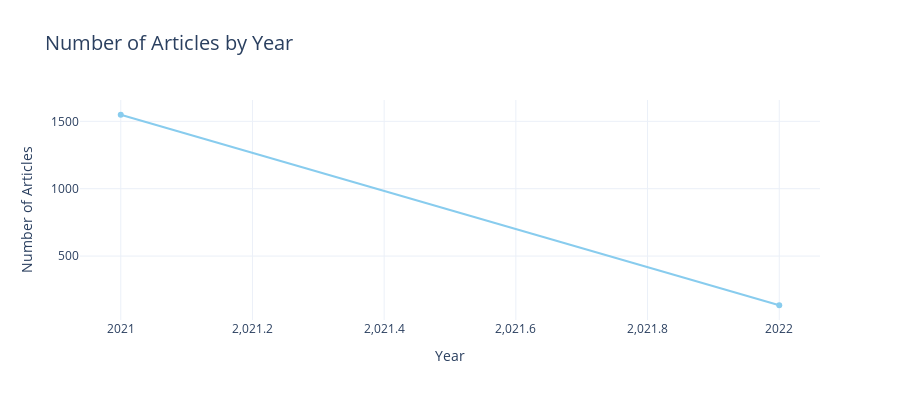

Here is the notebook cell this chart was saved with:
### Code cell
# Articles over time
articles_over_time = df_temporal.groupby('year').size().reset_index(name='count')

fig = px.line(
    articles_over_time,
    x='year',
    y='count',
    title='Number of Articles by Year',
    markers=True,
    color_discrete_sequence=[COLORS[0]]
)

fig.update_layout(
    xaxis_title='Year',
    yaxis_title='Number of Articles',
    height=400,
    title_font_size=20
)

fig.show()

### Figure 1 — Plotly figure (JSON) as saved in the notebook; plotly's stock layout.template omitted (floating-point values rounded to 4 significant figures)
{"data": [{"hovertemplate": "year=%{x}<br>count=%{y}<extra></extra>", "legendgroup": "", "line": {"color": "rgb(136, 204, 238)", "dash": "solid"}, "marker": {"symbol": "circle"}, "mode": "lines+markers", "name": "", "orientation": "v", "showlegend": false, "type": "scatter", "x": [2021.0, 2022.0], "xaxis": "x", "y": [1549, 135], "yaxis": "y"}], "layout": {"height": 400, "legend": {"tracegroupgap": 0}, "title": {"font": {"size": 20}, "text": "Number of Articles by Year"}, "xaxis": {"anchor": "y", "domain": [0, 1], "title": {"text": "Year"}}, "yaxis": {"anchor": "x", "domain": [0, 1], "title": {"text": "Number of Articles"}}}}
